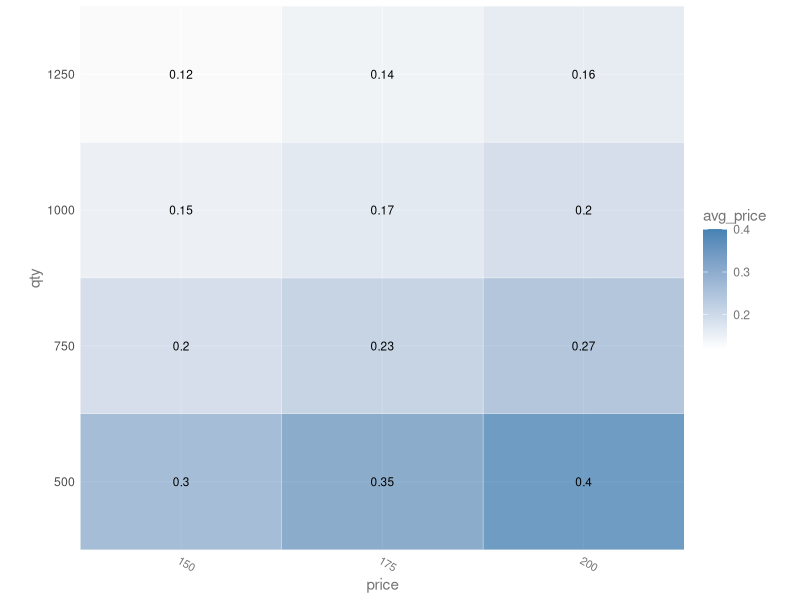

Write R code to recreate this figure.
library(utils)
library(tidyverse)

price <- c(200, 175, 150)
qty <- c(500, 750, 1000, 1250)

d1 <- expand.grid(price = price, qty = qty)
df <- d1 %>% 
  mutate(avg_price = round(price/qty, 2))

df_sensitivity_table <- df %>%
  mutate(qty = as.factor(paste0("qty_", qty))) %>% 
  spread(qty, avg_price)

rownames(df_sensitivity_table) <- df_sensitivity_table$price
df_sensitivity_table <- df_sensitivity_table %>% select(-price)


base_size <- 9

df_heatmap <- df %>% 
  mutate(price = as.factor(price),
         qty = as.factor(qty))

sensitivity_heatmap <- ggplot(df_heatmap, aes(price, qty)) +
  geom_tile(aes(fill = avg_price), 
            colour = "white", alpha=0.75) +
  geom_text(aes(price, qty, label = avg_price), 
            color = 'black', size = 3) +
  scale_fill_gradient(low = "white", 
                      high = "steelblue") +
  theme_grey(base_size = base_size) +
  labs(x = "price", y = "qty") +
  scale_x_discrete(expand = c(0, 0)) +
  scale_y_discrete(expand = c(0, 0)) +
  theme(
        text=element_text(size=11, color='#757575'),
        axis.ticks=element_blank(), 
        aspect.ratio = 0.9,
        axis.text.x=element_text(size=base_size*0.9,
                                 angle=330, 
                                 hjust = 0, 
                                 colour="#757575"))

sensitivity_heatmap


# -------------------balance sheet example ----------------------------------------
leather <- 5.25
ornaments <- 2.63
materials <- 0.63
labor <- 9.24
costs_licensing <- 10000
costs_employee <- 3685
costs_marketing <- 2000
qty <- 200

strategy_sensitivity <- data.frame(Strategy=c("Increase Price",
                                  "Decrease Ornament",
                                  "Break Even",
                                  "Increase Leather Price",
                                  "Increase labor expense",
                                  "Add 1000 marketing",
                                  "Decrease Price"),
                       sales_price = c(130,
                                       125,
                                       125,
                                       125,
                                       125,
                                       125,
                                       120),
                       Leather = c(leather,
                                   leather,
                                   leather,
                                   leather,
                                   leather,
                                   leather,
                                   leather),
                       Ornaments = c(ornaments,
                                     ornaments-1,
                                     ornaments,
                                     ornaments,
                                     ornaments,
                                     ornaments,
                                     ornaments),
                       Labor_expense=c(labor,
                                       labor,
                                       labor,
                                       labor,
                                       labor+1,
                                       labor,
                                       labor),
                       Materials=c(materials,
                                   materials,
                                   materials,
                                   materials,
                                   materials,
                                   materials,
                                   materials),
                       Licensing=c(costs_licensing,
                                   costs_licensing,
                                   costs_licensing,
                                   costs_licensing,
                                   costs_licensing,
                                   costs_licensing,
                                   costs_licensing),
                       Marketing=c(costs_marketing,
                                   costs_marketing,
                                   costs_marketing,
                                   costs_marketing,
                                   costs_marketing,
                                   costs_marketing + 1000,
                                   costs_marketing),
                       Employee=c(costs_employee,
                                  costs_employee,
                                  costs_employee,
                                  costs_employee,
                                  costs_employee,
                                  costs_employee,
                                  costs_employee))

strategy_sensitivity <- strategy_sensitivity %>% 
  mutate(sales_qty_to_breakeven = (Licensing + 
                                      Marketing + 
                                      Employee)/(sales_price - (Leather +
                                                                   Ornaments +
                                                                   Materials +
                                                                   Labor_expense))) %>% 
  mutate(profit_by_qty_sold = (qty*(sales_price - (Leather + 
                                                    Ornaments + 
                                                    Materials + 
                                                    Labor_expense))) - (Licensing + 
                                                                          Marketing + 
                                                                          Employee))



